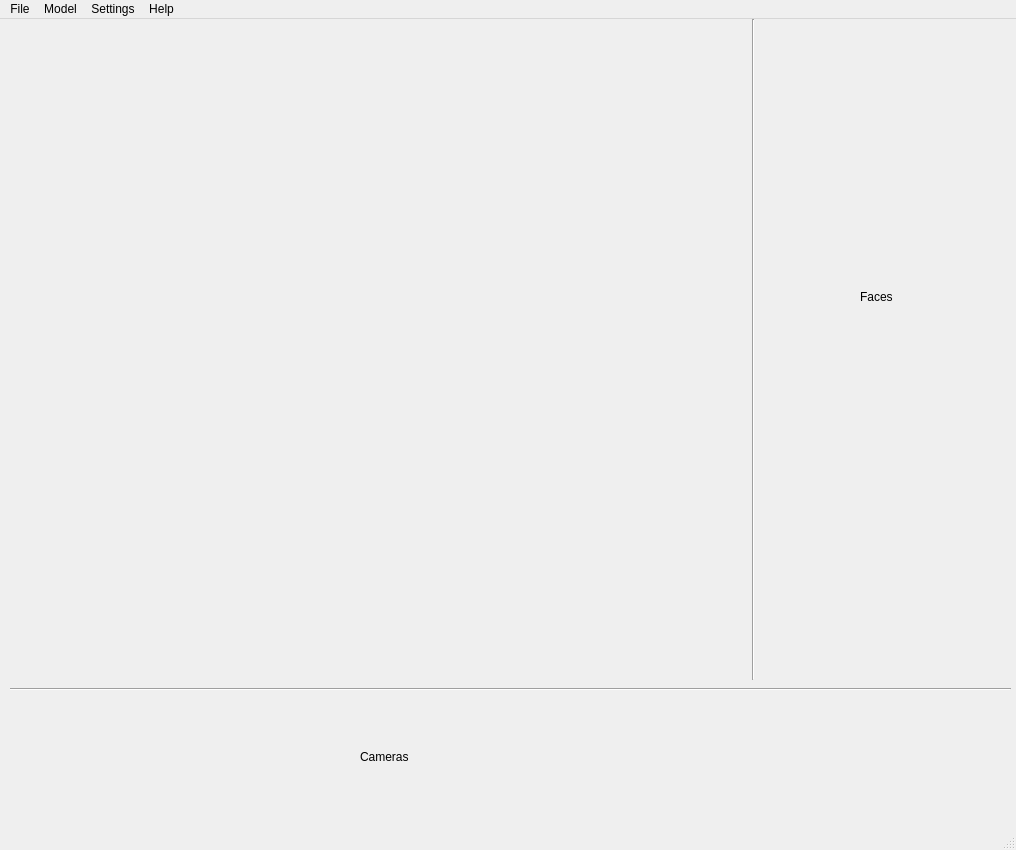
<?xml version="1.0" encoding="UTF-8"?>
<ui version="4.0">
 <class>MainWindow</class>
 <widget class="QMainWindow" name="MainWindow">
  <property name="geometry">
   <rect>
    <x>0</x>
    <y>0</y>
    <width>1016</width>
    <height>850</height>
   </rect>
  </property>
  <property name="windowTitle">
   <string>MainWindow</string>
  </property>
  <widget class="QWidget" name="centralwidget">
   <widget class="Line" name="line">
    <property name="geometry">
     <rect>
      <x>743</x>
      <y>0</y>
      <width>20</width>
      <height>661</height>
     </rect>
    </property>
    <property name="orientation">
     <enum>Qt::Vertical</enum>
    </property>
   </widget>
   <widget class="QLabel" name="frame_label">
    <property name="geometry">
     <rect>
      <x>14</x>
      <y>15</y>
      <width>711</width>
      <height>631</height>
     </rect>
    </property>
    <property name="text">
     <string/>
    </property>
   </widget>
   <widget class="Line" name="line_2">
    <property name="geometry">
     <rect>
      <x>10</x>
      <y>660</y>
      <width>1001</width>
      <height>20</height>
     </rect>
    </property>
    <property name="orientation">
     <enum>Qt::Horizontal</enum>
    </property>
   </widget>
   <widget class="QLabel" name="label">
    <property name="geometry">
     <rect>
      <x>360</x>
      <y>730</y>
      <width>55</width>
      <height>16</height>
     </rect>
    </property>
    <property name="text">
     <string>Cameras</string>
    </property>
   </widget>
   <widget class="QLabel" name="label_2">
    <property name="geometry">
     <rect>
      <x>860</x>
      <y>270</y>
      <width>55</width>
      <height>16</height>
     </rect>
    </property>
    <property name="text">
     <string>Faces</string>
    </property>
   </widget>
  </widget>
  <widget class="QMenuBar" name="menubar">
   <property name="geometry">
    <rect>
     <x>0</x>
     <y>0</y>
     <width>1016</width>
     <height>26</height>
    </rect>
   </property>
   <widget class="QMenu" name="menuFile">
    <property name="title">
     <string>File</string>
    </property>
    <addaction name="separator"/>
   </widget>
   <widget class="QMenu" name="menutest">
    <property name="title">
     <string>Model</string>
    </property>
    <addaction name="separator"/>
    <addaction name="actionShow_faces"/>
    <addaction name="actionAdd_face"/>
    <addaction name="actionRemove_Face"/>
   </widget>
   <widget class="QMenu" name="menuSettings">
    <property name="title">
     <string>Settings</string>
    </property>
    <addaction name="actionCamera"/>
    <addaction name="actionVideo"/>
   </widget>
   <widget class="QMenu" name="menuHelp">
    <property name="title">
     <string>Help</string>
    </property>
    <addaction name="actionReadme"/>
    <addaction name="actionAuthor"/>
   </widget>
   <addaction name="menuFile"/>
   <addaction name="menutest"/>
   <addaction name="menuSettings"/>
   <addaction name="menuHelp"/>
  </widget>
  <widget class="QStatusBar" name="statusbar"/>
  <action name="actionShow_faces">
   <property name="text">
    <string>Show faces</string>
   </property>
  </action>
  <action name="actionAdd_face">
   <property name="text">
    <string>Add face</string>
   </property>
  </action>
  <action name="actionRemove_Face">
   <property name="text">
    <string>Remove Face</string>
   </property>
  </action>
  <action name="actionCamera">
   <property name="text">
    <string>Camera...</string>
   </property>
  </action>
  <action name="actionVideo">
   <property name="text">
    <string>Video...</string>
   </property>
  </action>
  <action name="actionReadme">
   <property name="text">
    <string>Readme</string>
   </property>
  </action>
  <action name="actionAuthor">
   <property name="text">
    <string>Author</string>
   </property>
  </action>
 </widget>
 <resources/>
 <connections/>
</ui>
